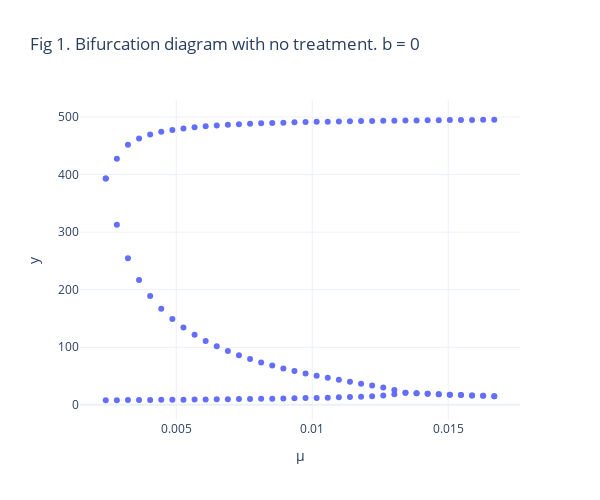

The code cell stored with this chart in its notebook:
### Code cell
xs=[]
ys=[]
mus_bif = []
for cur_mu, sols in list(filtered_solutions_by_mu.items()):
    for x,y in sols:
        if y!=0:# (σ/δ, 0) - решение, не зависящее от mu
            mus_bif.append(cur_mu)
            xs.append(float(x.as_real_imag()[0]))
            ys.append(float(y.as_real_imag()[0]))
            
fig = go.Figure()
fig.add_trace(go.Scatter(x=mus_bif, y=ys, mode='markers', name = "x_im_parts"))
# fig.add_trace(go.Scatter(x=mus_for_im, y=y_im_parts, mode='markers', name = "y_im_parts"))
fig.update_layout(title="Fig 1. Bifurcation diagram with no treatment. b = 0")
fig.update_layout(xaxis={"title": "μ"}, yaxis={"title": "y"}, template="plotly_white",autosize=False,
    width=600,
    height=500)
